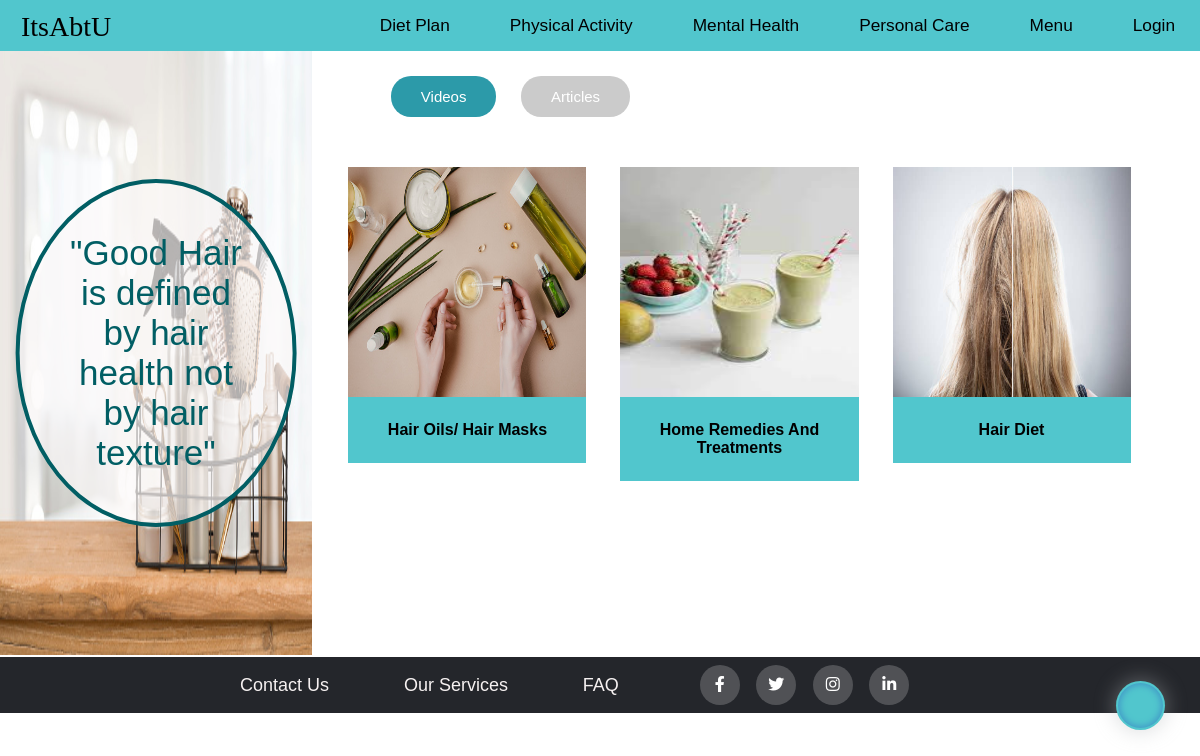
The page /haircare.php?category=Videos on the database its author committed.
### tables this page shows
CREATE TABLE `hair_care` (
  `sno` int(10) NOT NULL,
  `Name` varchar(255) NOT NULL,
  `Description` text NOT NULL,
  `Category` varchar(255) NOT NULL,
  `image` varchar(255) NOT NULL
);

### haircare.php (the view, shortened to what this page needs)
<?php
    require('connection_login.php');
?>
<!DOCTYPE html>
<html lang="en">
<head>
    <link rel="stylesheet" href="css/image-bar-style.css">
    <link rel="stylesheet" href="css/skincare.css">
    <link rel="stylesheet" href="css/filter.css">
    <link rel="stylesheet" type="text/css" href="https://cdnjs.cloudflare.com/ajax/libs/font-awesome/5.15.1/css/all.min.css">
    <link rel="stylesheet" type="text/css" href="css/footer.css">
    <link rel="stylesheet" type="text/css" href="css/plus_sign.css">
</head>
<body>
<nav id="nav">
        <div id="logo" >ItsAbtU</div>
            <ul>
                <li class="container n-dis"><a href="dietplan.php">Diet plan </a></li>
                <li class="container n-dis"><a href="physical-activity.php">Physical Activity</a></li>
                <li class="container n-dis"><a href="mental-health.php?category=Videos"> Mental Health</a></li>
                <li class="container"><a href="#">Personal Care</a>
                </li>
                <li class="container"><a href="#">Menu</a>
                </li>
                <li class="container">
                <?php
                    if(isset($_SESSION['logged_in']) && $_SESSION['logged_in']==true)
                    {
                        echo "<a href='logout.php'>logout</a>" ;
                    }
                    else{
                        echo "<a href='login.php'>Login</a>";
                    }
                    ?>
                </li>
            </ul>
    </nav>
    <section id="side-img-section">
        <div id="skincare">
            <img class="img" src="images/haircare1.jpg" alt="" />
            <div class="center" id="haircare-img-text">"Good Hair is defined by hair health not by hair texture"</div>
        </div>
    </section>
    <section id="main-sc" class="scroll">
        <div class="content-block">
            <div class="filter">
                <div class="b" id="myBtnContainer">
                  <form action=" <?php echo $_SERVER['PHP_SELF']; ?>" METHOD = "get" >
                    <?php
                    if($_GET['category'] == "Videos")
                    {
                    ?>
                    <input class="btn-filter active" type="submit" value="Videos" name="category" onclick="filterSelection('video')" />
                    <input class="btn-filter " type="submit" value="Articles" name="category" onclick="filterSelection('article')" />
                    <?php
                    }
                    else{
                    ?>
                    <input class="btn-filter " type="submit" value="Videos" name="category" onclick="filterSelection('video')" />
                    <input class="btn-filter active" type="submit" value="Articles" name="category" onclick="filterSelection('article')" />
                    <?php  }  ?>
                  </form>
                </div>
            </div>
                <?php
                if(isset($_GET['category'])){
                  $sql="SELECT * FROM hair_care WHERE Category = '{$_GET['category']}' ";
                }
                $result=mysqli_query($con,$sql);
                if($result)
                {
                      ?>
            <div class="items">
                <?php
                  while($datarow=mysqli_fetch_assoc($result))
                  {
                    if($_GET['category'] == "Videos"){  ?>
                      <a class="box-link" href="haircare_playlist.php?id=<?php echo $datarow['sno'];?>">
                  <?php }
                    else{ ?>
                      <a class="box-link" href="haircare_article.php?id=<?php echo $datarow['sno'];?>">
                  <?php } ?>
                  <div class="box">
                      <div class="image-wrap">
                          <img class="img" src="images/<?php echo $datarow['image'];?>" alt="" />
                      </div>
                      <div class="health-data-content">
                          <h4><?php echo $datarow['Name'];?></h4>
                      </div>
                  </div>
                    </a>
                  <?php
                  }
                ?>
            </div>
                <?php
                }?>
            </div>
            <div id="s" >
                <a  class="round" href="tips&suggestion.php" ><ion-icon name="add" size="large"></ion-icon></a>
            </div>
    </section>
    <footer class="footer">
    <div class="container">
        <div class="row">
            <div class="footer-col">
                <ul>
                    <li><a href="contactus.php">Contact Us</a></li>
                </ul>
            </div>
            <div class="footer-col">
             <ul>
                 <li><a href="otherS.php">Our Services</a></li>
             </ul>
         </div>
            <div class="footer-col">
                <ul>
                    <li><a href="faq.php">FAQ</a></li>
                </ul>
            </div>
            <div class="footer-col">
                <div class="social-links">
                    <a href="#"><i class="fab fa-facebook-f"></i></a>
                    <a href="#"><i class="fab fa-twitter"></i></a>
                    <a href="#"><i class="fab fa-instagram"></i></a>
                    <a href="#"><i class="fab fa-linkedin-in"></i></a>
                </div>
            </div>
        </div>
    </div>
    </footer>
</body>
</html>

### css/image-bar-style.css (style rules this page uses)
* { font-family: 'Mukta', sans-serif; }
#nav { display: flex; align-items: center; justify-content: space-between; position: sticky; top: 0; z-index: 2; }
#logo { font-family: 'Arbutus Slab',serif; font-size: 28px !important; height: 30px; margin-left: 21px; }
#nav ul { display: flex; align-items: center; justify-content: center; gap: 10px; }
#nav::before { content: ""; background-color:#51C6CD ; position: absolute; height: 100%; width:100%; z-index:-1; }
#nav ul li { font-family: 'Mukta', sans-serif; list-style-type: none; font-size: 1.08rem; padding: 10px 20px; text-transform: capitalize; position:relative; max-width: 100%; }
#nav ul li a { text-decoration: none; display:block; color:black; padding:5px 5px; }
* { margin: 0; padding: 0; }
.active { color: white !important; }

### css/skincare.css (style rules this page uses)
#side-img-section { width: 25%; float: left; }
#skincare { width: 100%; height: 604px; display: inline-block; position: relative; cursor: pointer; }
#skincare img { height: 100%; width: 100%; background-attachment: fixed; position: absolute; opacity: 1; overflow: hidden; }
.center { width: 85%; position: absolute; top: 50%; left: 50%; transform: translate(-50%, -50%); text-align: center; font-size: 36px; opacity: 1; font-weight: 500; color: #015e64; padding: 35px 55px; border: 4px solid; border-radius: 50%; background-color: #fcfafaad; opacity: 1; }
#main-sc { width: 75%; display: inline-block; }
#haircare-img-text { font-size: 35px; width: 90%; padding: 50px 40px; }
.scroll { height: 600px; overflow: hidden; overflow-y: auto; }
.content-block { width:98%; padding:11px; padding-top: 0px; }
.items { display: flex; flex-direction: row; flex-wrap: wrap; padding: 30px 8%; gap: 40px; }
.box-link { text-decoration: none; color: #000; }
.box { background-color: antiquewhite; background-color: #51C6CD; width: 250.04px; overflow: hidden; display: block; transition: all .3s ease-in; }
.box .image-wrap { display: block; overflow:hidden; box-sizing: border-box; }
.box .img { width: 100%; height: auto; height: 245.04px; display: block; transform: scale(1); transition: all .3s ease-in; }
.health-data-content { padding: 10%; text-align: center; }
@media (min-width: 1150px) and (max-width: 1350px) { #side-img-section { width: 26%; } }
@media (min-width: 1150px) and (max-width: 1350px) { #main-sc { width: 74%; } }
@media (min-width: 1150px) and (max-width: 1350px) { .items { padding: 25px 3%; padding-right: 0px; gap: 34px; } }
@media (min-width: 1150px) and (max-width: 1350px) { .box { width: 238.04px; } }
@media (min-width: 1150px) and (max-width: 1350px) { .box .img { height: 230.04px; } }

### css/filter.css (style rules this page uses)
* { box-sizing: border-box; }
.filter { padding: 15px 0px; width: 100%; margin: auto; position: fixed; position: sticky; top: 51px; top: 0px; overflow: hidden; z-index: 1; background: white; }
.b { padding: 10px 8%; }
.row:after { content: ""; display: table; clear: both; }
.btn-filter { border: none; margin-right:20px; outline: none; padding: 12px 30px; cursor: pointer; font-size: 15px; background-color: #80808069; color: white; border-radius: 20px; }
.btn-filter.active { background-color: rgb(15, 141, 158); background-color: #0f8d9ee0; color: black; }

### css/footer.css (style rules this page uses)
.container { max-width: 70%; margin:auto; }
.row { display: flex; flex-wrap: wrap; align-items:center; justify-content: space-evenly; }
ul { list-style: none; }
.footer { background-color: #56C6CD; background-color: #24262b; padding: 2px 0; margin-top: 2px; }
.footer-col { padding: 0 15px; }
.footer-col ul li a { font-size: 18px; text-transform: capitalize; color: #ffffff; text-decoration: none; font-weight: 300; color: #000000; color: #f6f1f1; display: block; transition: text-decoration 0.3s ease; }
.footer-col .social-links a { display: inline-block; height: 40px; width: 40px; background-color: rgba(255,255,255,0.2); margin:0 10px 10px 0; margin: 6px; text-align: center; line-height: 40px; border-radius: 50%; color: #ffffff; transition: all 0.5s ease; }

### css/plus_sign.css (style rules this page uses)
.round { width:45px; height:45px; background-color: #51C6CD; color: #354655; display: inline-flex; align-items: center; justify-content: center; cursor: pointer; box-shadow: inset 0px 0px 6px 2px #429ac7; border-radius: 50%; }
#s { position:fixed; z-index: 1; bottom: 70px; right: 35px; display: flex; justify-content: center; align-items: center; gap: 8px; background-color: #51c6cd; box-shadow: 0px 0px 20px 2px #aeb3b669; border-radius: 40px; padding: 2px; }

### rows shown on the page
hair_care: image (picture), Name "Hair Oils/ Hair Masks"
hair_care: image (picture), Name "Home Remedies And Treatments"
hair_care: image (picture), Name "Hair Diet"
